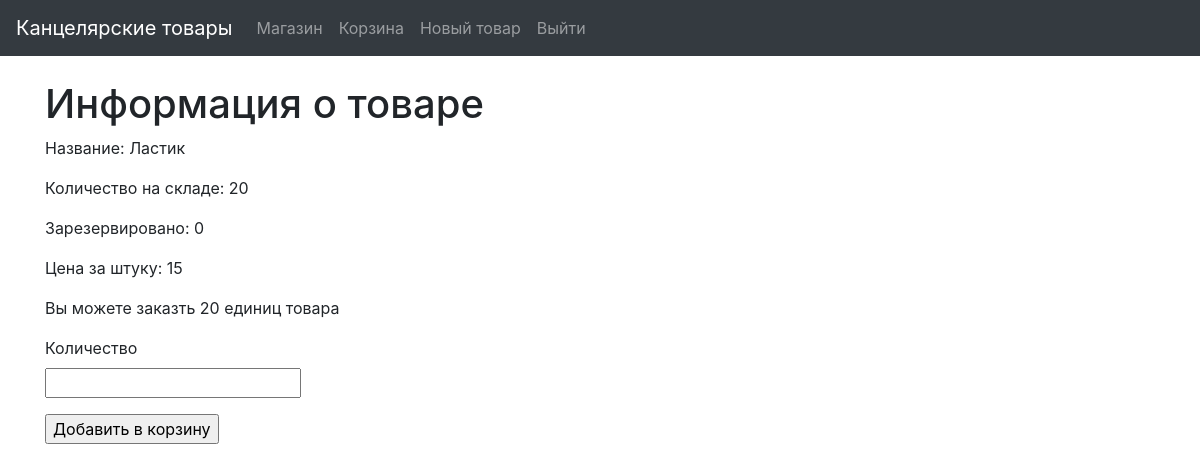
The page /new_basket/3 (signed in) on the database its author committed.
### tables this page shows
CREATE TABLE products 
                            (id INTEGER PRIMARY KEY AUTOINCREMENT, 
                             name VARCHAR(100),
                             count INTEGER,
                             price INTEGER,
                             reserv INTEGER
                             );

### MarketOfStationery.py (the view, shortened to what this page needs)
@app.route('/new_basket/<product_id>', methods=['GET', 'POST'])
def new_basket(product_id):
    item = product_model.get(product_id)
    form = CountForm()
    if request.method == 'GET':
        return render_template('new_basket.html',
                               admin=user_model.is_admin(session['username']),
                               registered=True, form=form, item=item)

### forms.py
class CountForm(FlaskForm):
    count = IntegerField('Количество', [validators.DataRequired('Укажите количество товара'),
                                        validators.NumberRange(min=1)])
    submit = SubmitField('Добавить в корзину')

### db.py (called while the page is built)
    def get(self, user_name):
        cursor = self.connection.cursor()
        cursor.execute("SELECT * FROM users WHERE user_name = ?", (user_name,))
        row = cursor.fetchone()
        return row

    def is_admin(self, user_name):
        item = self.get(user_name)
        return bool(item[-1])

    def get(self, product_id):
        cursor = self.connection.cursor()
        cursor.execute('''SELECT * FROM products WHERE id = ?''', (str(product_id),))
        row = cursor.fetchone()
        return row

### templates/new_basket.html (shortened to what this page needs)
{% extends "Base.html" %}
{% block content %}
<h1>Информация о товаре</h1>
<form action="" method="post" novalidate>
    <p>
        Название: {{item[1]}}
    </p>
    <p>
        Количество на складе: {{item[2]}}
    </p>
    <p>
        Зарезервировано: {{item[4]}}
    </p>
    <p>
        Цена за штуку: {{item[3]}}
    </p>
    <p>
        Вы можете заказть {{item[2] - item[4]}} единиц товара
    </p>
    <p>
        {{ form.count.label }}<br>
        {{ form.count }}<br>
    </p>
    <p>{{ form.submit() }}</p>
</form>
{% endblock %}

### rows shown on the page
products: name "Ластик", count "20", reserv "0", price "15", item[2]-item[4] "20"
